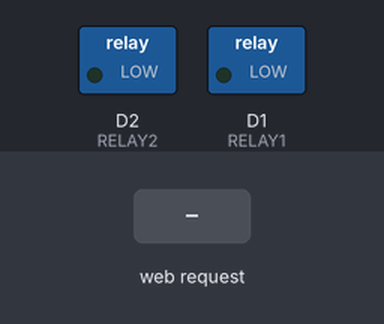
This sketch was run on a simulated ESP8266 (NodeMCU). On the bench: switched loads named in the sketch (green lamp = pin HIGH). The inputs (shaded band) are chosen by the test bench. WiFi joins after 1.5 s; servers stay silent unless stated; uploads are accepted with an empty reply; what the sketch prints to the serial monitor is not drawn.

Above: at 3.4 s.
3.5 s: HTTP request GET /bulb1/on received
At 4.5 s:
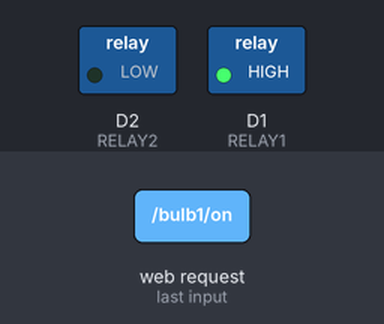
5.0 s: HTTP request GET /bulb2/on received
At 5.6 s:
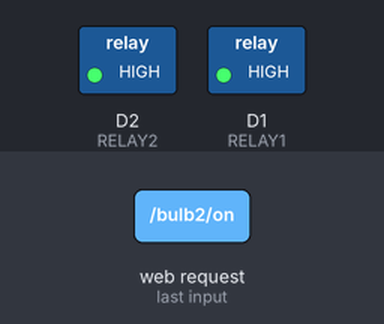
6.5 s: HTTP request GET /bulb1/off received
At 6.8 s:
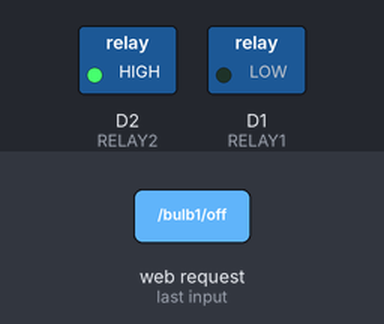
8.0 s: HTTP request GET /bulb2/off received
At 9.1 s:
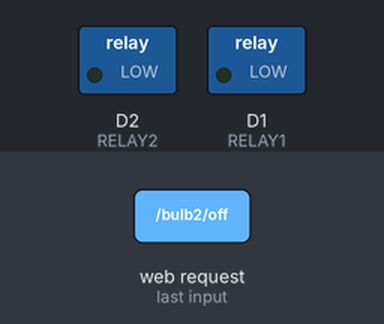
Timing chart, 0 to 10.5 s (numbered marks = the images above; inputs shaded):
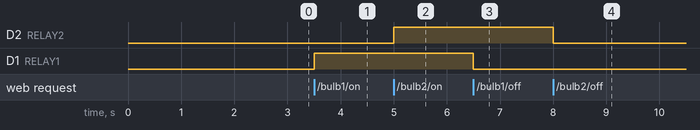

Measured:
- after the input at 3.5 s, D1 (RELAY1): LOW → HIGH at once
- after the input at 5.0 s, D2 (RELAY2): LOW → HIGH at once
- after the input at 6.5 s, D1 (RELAY1): HIGH → LOW at once
- after the input at 8.0 s, D2 (RELAY2): HIGH → LOW at once

The sketch:

node_firmware.ino
```cpp
#include <ESP8266WiFi.h>
#include <ESP8266WebServer.h>
#include <ESP8266HTTPClient.h>

// ✅ Replace these with your actual Wi-Fi credentials
const char* ssid = "Sudhansu's Pixel";
const char* password = "123123123";

ESP8266WebServer server(80);

// ✅ Relay pin connections
#define RELAY1 D1   // IN1 of Relay
#define RELAY2 D2   // IN2 of Relay

void setup() {
  Serial.begin(115200);
  WiFi.begin(ssid, password);

  while (WiFi.status() != WL_CONNECTED) {
    delay(1000);
    Serial.println("Connecting...");
  }

  Serial.println("Connected to WiFi");
  Serial.println(WiFi.localIP());

  // ✅ Register this ESP IP to your Spring Boot backend
  if (WiFi.status() == WL_CONNECTED) {
  HTTPClient http;
  WiFiClient client;
  http.begin(client, "http://10.227.63.239:8080/register-ip?ip=" + WiFi.localIP().toString()); // ✅ Fixed
  http.GET();
  http.end();
}


  pinMode(RELAY1, OUTPUT);
  pinMode(RELAY2, OUTPUT);

  server.on("/bulb1/on", []() {
    digitalWrite(RELAY1, HIGH);
    server.send(200, "text/plain", "Bulb 1 ON");
  });

  server.on("/bulb1/off", []() {
    digitalWrite(RELAY1, LOW);
    server.send(200, "text/plain", "Bulb 1 OFF");
  });

  server.on("/bulb2/on", []() {
    digitalWrite(RELAY2, HIGH);
    server.send(200, "text/plain", "Bulb 2 ON");
  });

  server.on("/bulb2/off", []() {
    digitalWrite(RELAY2, LOW);
    server.send(200, "text/plain", "Bulb 2 OFF");
  });

  server.begin();
}

void loop() {
  server.handleClient();
}
```
